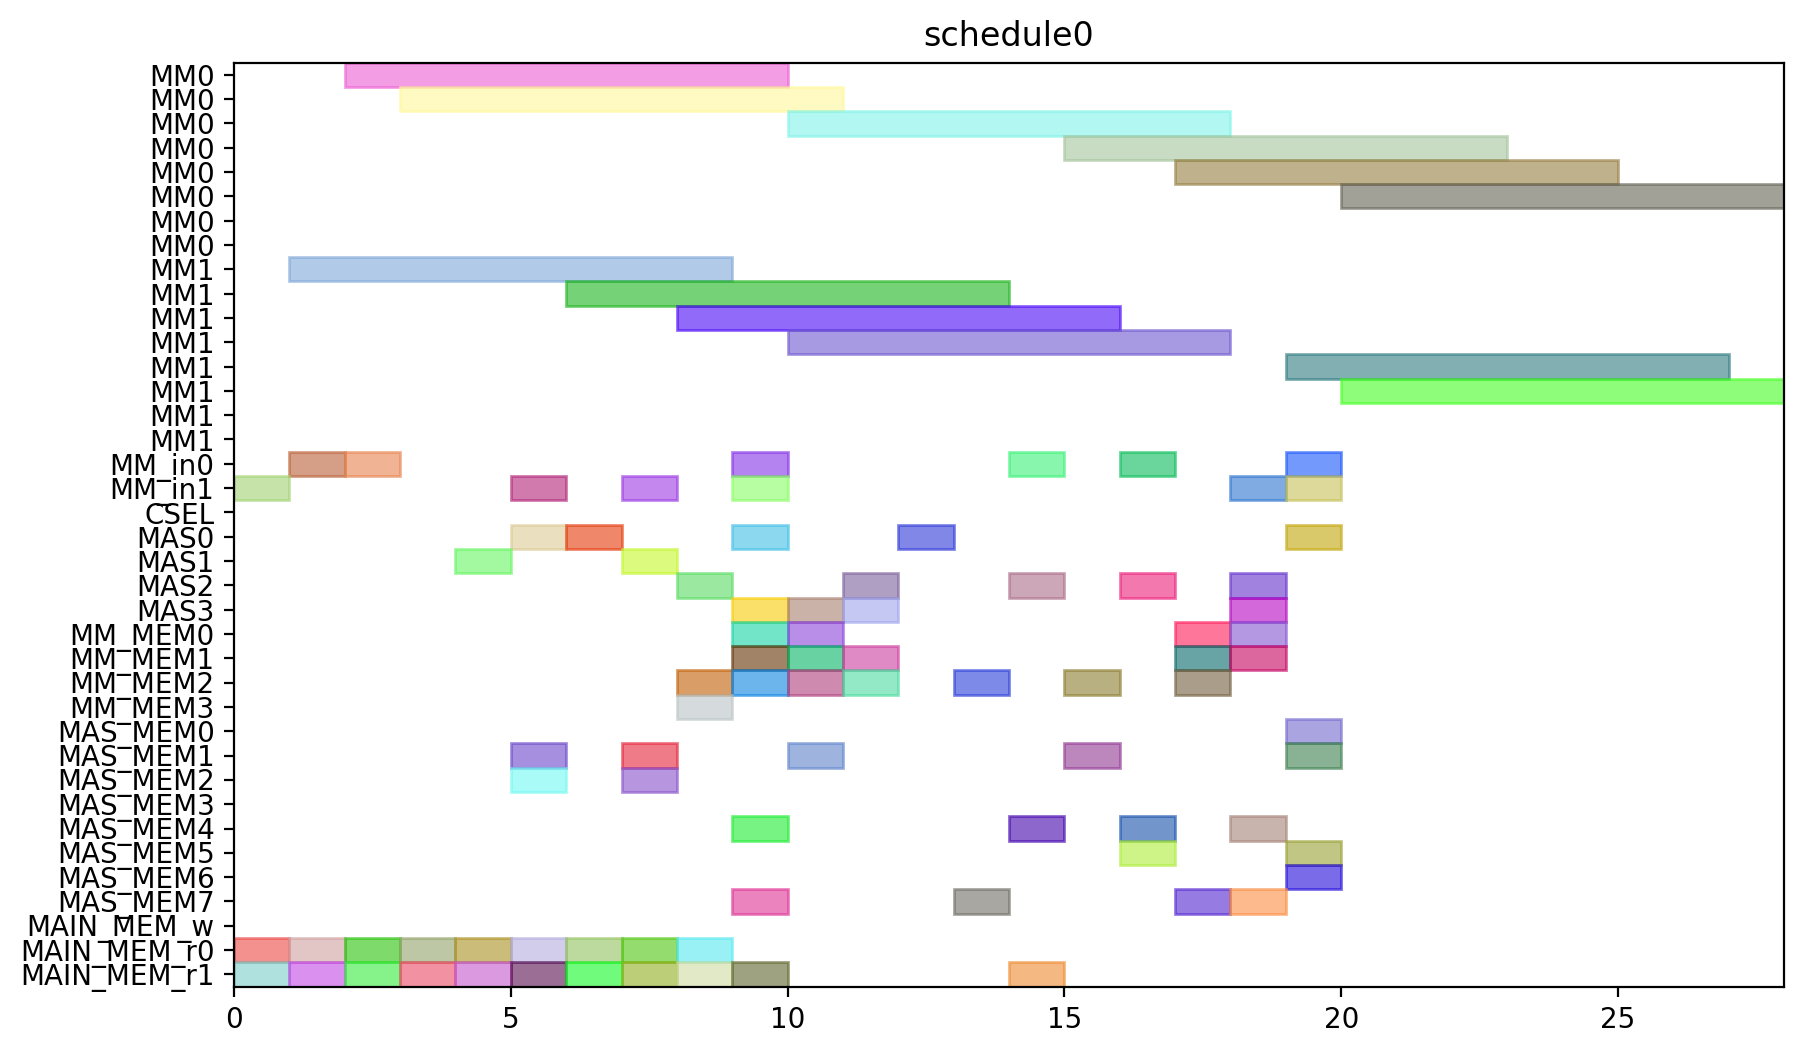

This chart was generated by the following Python code:
from pyschedule import Scenario, solvers, plotters, alt


def solve():
	horizon = 120
	S = Scenario("schedule0", horizon=horizon)

	# resource
	MM = S.Resources('MM', num=2, size=8)
	MM_in = S.Resources('MM_in', num=2)
	CSEL = S.Resource('CSEL')
	MAS = S.Resources('MAS', num=4, size=1, periods=range(1, horizon))
	MM_MEM = S.Resources('MM_MEM', num=4)
	MAS_MEM = S.Resources('MAS_MEM', num=8)
	MAIN_MEM_w = S.Resource('MAIN_MEM_w', size=1)
	MAIN_MEM_r = S.Resources('MAIN_MEM_r', num=2)

	# result of previous scheduling

	# new tasks
	t0 = S.Task('t0', length=8, delay_cost=1)
	t0 += alt(MM)
	t0_in = S.Task('t0_in', length=1, delay_cost=1)
	t0_in += alt(MM_in)
	S += t0_in*MM_in[0]<=t0*MM[0]
	S += t0_in*MM_in[1]<=t0*MM[1]
	t0_mem0 = S.Task('t0_mem0', length=1, delay_cost=1)
	t0_mem0 += MAIN_MEM_r[0]
	S += t0_mem0 <= t0

	t0_mem1 = S.Task('t0_mem1', length=1, delay_cost=1)
	t0_mem1 += MAIN_MEM_r[1]
	S += t0_mem1 <= t0

	t1 = S.Task('t1', length=8, delay_cost=1)
	t1 += alt(MM)
	t1_in = S.Task('t1_in', length=1, delay_cost=1)
	t1_in += alt(MM_in)
	S += t1_in*MM_in[0]<=t1*MM[0]
	S += t1_in*MM_in[1]<=t1*MM[1]
	t1_mem0 = S.Task('t1_mem0', length=1, delay_cost=1)
	t1_mem0 += MAIN_MEM_r[0]
	S += t1_mem0 <= t1

	t1_mem1 = S.Task('t1_mem1', length=1, delay_cost=1)
	t1_mem1 += MAIN_MEM_r[1]
	S += t1_mem1 <= t1

	t2 = S.Task('t2', length=8, delay_cost=1)
	t2 += alt(MM)
	t2_in = S.Task('t2_in', length=1, delay_cost=1)
	t2_in += alt(MM_in)
	S += t2_in*MM_in[0]<=t2*MM[0]
	S += t2_in*MM_in[1]<=t2*MM[1]
	t2_mem0 = S.Task('t2_mem0', length=1, delay_cost=1)
	t2_mem0 += MAIN_MEM_r[0]
	S += t2_mem0 <= t2

	t2_mem1 = S.Task('t2_mem1', length=1, delay_cost=1)
	t2_mem1 += MAIN_MEM_r[1]
	S += t2_mem1 <= t2

	t3 = S.Task('t3', length=1, delay_cost=1)
	t3 += alt(MAS)
	t3_mem0 = S.Task('t3_mem0', length=1, delay_cost=1)
	t3_mem0 += MAIN_MEM_r[0]
	S += t3_mem0 <= t3

	t3_mem1 = S.Task('t3_mem1', length=1, delay_cost=1)
	t3_mem1 += MAIN_MEM_r[1]
	S += t3_mem1 <= t3

	t4 = S.Task('t4', length=1, delay_cost=1)
	t4 += alt(MAS)
	t4_mem0 = S.Task('t4_mem0', length=1, delay_cost=1)
	t4_mem0 += MAIN_MEM_r[0]
	S += t4_mem0 <= t4

	t4_mem1 = S.Task('t4_mem1', length=1, delay_cost=1)
	t4_mem1 += MAIN_MEM_r[1]
	S += t4_mem1 <= t4

	t8 = S.Task('t8', length=1, delay_cost=1)
	t8 += alt(MAS)
	t8_mem0 = S.Task('t8_mem0', length=1, delay_cost=1)
	t8_mem0 += MAIN_MEM_r[0]
	S += t8_mem0 <= t8

	t8_mem1 = S.Task('t8_mem1', length=1, delay_cost=1)
	t8_mem1 += MAIN_MEM_r[1]
	S += t8_mem1 <= t8

	t9 = S.Task('t9', length=1, delay_cost=1)
	t9 += alt(MAS)
	t9_mem0 = S.Task('t9_mem0', length=1, delay_cost=1)
	t9_mem0 += MAIN_MEM_r[0]
	S += t9_mem0 <= t9

	t9_mem1 = S.Task('t9_mem1', length=1, delay_cost=1)
	t9_mem1 += MAIN_MEM_r[1]
	S += t9_mem1 <= t9

	t13 = S.Task('t13', length=1, delay_cost=1)
	t13 += alt(MAS)
	t13_mem0 = S.Task('t13_mem0', length=1, delay_cost=1)
	t13_mem0 += MAIN_MEM_r[0]
	S += t13_mem0 <= t13

	t13_mem1 = S.Task('t13_mem1', length=1, delay_cost=1)
	t13_mem1 += MAIN_MEM_r[1]
	S += t13_mem1 <= t13

	t14 = S.Task('t14', length=1, delay_cost=1)
	t14 += alt(MAS)
	t14_mem0 = S.Task('t14_mem0', length=1, delay_cost=1)
	t14_mem0 += MAIN_MEM_r[0]
	S += t14_mem0 <= t14

	t14_mem1 = S.Task('t14_mem1', length=1, delay_cost=1)
	t14_mem1 += MAIN_MEM_r[1]
	S += t14_mem1 <= t14

	t5 = S.Task('t5', length=8, delay_cost=1)
	t5 += alt(MM)
	t5_in = S.Task('t5_in', length=1, delay_cost=1)
	t5_in += alt(MM_in)
	S += t5_in*MM_in[0]<=t5*MM[0]
	S += t5_in*MM_in[1]<=t5*MM[1]
	t5_mem0 = S.Task('t5_mem0', length=1, delay_cost=1)
	t5_mem0 += alt(MAS_MEM)
	S += (t3*MAS[0])-1 < t5_mem0*MAS_MEM[0]
	S += (t3*MAS[1])-1 < t5_mem0*MAS_MEM[2]
	S += (t3*MAS[2])-1 < t5_mem0*MAS_MEM[4]
	S += (t3*MAS[3])-1 < t5_mem0*MAS_MEM[6]
	S += t5_mem0 <= t5

	t5_mem1 = S.Task('t5_mem1', length=1, delay_cost=1)
	t5_mem1 += alt(MAS_MEM)
	S += (t4*MAS[0])-1 < t5_mem1*MAS_MEM[1]
	S += (t4*MAS[1])-1 < t5_mem1*MAS_MEM[3]
	S += (t4*MAS[2])-1 < t5_mem1*MAS_MEM[5]
	S += (t4*MAS[3])-1 < t5_mem1*MAS_MEM[7]
	S += t5_mem1 <= t5

	t6 = S.Task('t6', length=1, delay_cost=1)
	t6 += alt(MAS)
	t6_mem0 = S.Task('t6_mem0', length=1, delay_cost=1)
	t6_mem0 += alt(MM_MEM)
	S += (t0*MM[0])-1 < t6_mem0*MM_MEM[0]
	S += (t0*MM[1])-1 < t6_mem0*MM_MEM[2]
	S += t6_mem0 <= t6

	t6_mem1 = S.Task('t6_mem1', length=1, delay_cost=1)
	t6_mem1 += alt(MM_MEM)
	S += (t1*MM[0])-1 < t6_mem1*MM_MEM[1]
	S += (t1*MM[1])-1 < t6_mem1*MM_MEM[3]
	S += t6_mem1 <= t6

	t10 = S.Task('t10', length=8, delay_cost=1)
	t10 += alt(MM)
	t10_in = S.Task('t10_in', length=1, delay_cost=1)
	t10_in += alt(MM_in)
	S += t10_in*MM_in[0]<=t10*MM[0]
	S += t10_in*MM_in[1]<=t10*MM[1]
	t10_mem0 = S.Task('t10_mem0', length=1, delay_cost=1)
	t10_mem0 += alt(MAS_MEM)
	S += (t8*MAS[0])-1 < t10_mem0*MAS_MEM[0]
	S += (t8*MAS[1])-1 < t10_mem0*MAS_MEM[2]
	S += (t8*MAS[2])-1 < t10_mem0*MAS_MEM[4]
	S += (t8*MAS[3])-1 < t10_mem0*MAS_MEM[6]
	S += t10_mem0 <= t10

	t10_mem1 = S.Task('t10_mem1', length=1, delay_cost=1)
	t10_mem1 += alt(MAS_MEM)
	S += (t9*MAS[0])-1 < t10_mem1*MAS_MEM[1]
	S += (t9*MAS[1])-1 < t10_mem1*MAS_MEM[3]
	S += (t9*MAS[2])-1 < t10_mem1*MAS_MEM[5]
	S += (t9*MAS[3])-1 < t10_mem1*MAS_MEM[7]
	S += t10_mem1 <= t10

	t11 = S.Task('t11', length=1, delay_cost=1)
	t11 += alt(MAS)
	t11_mem0 = S.Task('t11_mem0', length=1, delay_cost=1)
	t11_mem0 += alt(MM_MEM)
	S += (t1*MM[0])-1 < t11_mem0*MM_MEM[0]
	S += (t1*MM[1])-1 < t11_mem0*MM_MEM[2]
	S += t11_mem0 <= t11

	t11_mem1 = S.Task('t11_mem1', length=1, delay_cost=1)
	t11_mem1 += alt(MM_MEM)
	S += (t2*MM[0])-1 < t11_mem1*MM_MEM[1]
	S += (t2*MM[1])-1 < t11_mem1*MM_MEM[3]
	S += t11_mem1 <= t11

	t15 = S.Task('t15', length=8, delay_cost=1)
	t15 += alt(MM)
	t15_in = S.Task('t15_in', length=1, delay_cost=1)
	t15_in += alt(MM_in)
	S += t15_in*MM_in[0]<=t15*MM[0]
	S += t15_in*MM_in[1]<=t15*MM[1]
	t15_mem0 = S.Task('t15_mem0', length=1, delay_cost=1)
	t15_mem0 += alt(MAS_MEM)
	S += (t13*MAS[0])-1 < t15_mem0*MAS_MEM[0]
	S += (t13*MAS[1])-1 < t15_mem0*MAS_MEM[2]
	S += (t13*MAS[2])-1 < t15_mem0*MAS_MEM[4]
	S += (t13*MAS[3])-1 < t15_mem0*MAS_MEM[6]
	S += t15_mem0 <= t15

	t15_mem1 = S.Task('t15_mem1', length=1, delay_cost=1)
	t15_mem1 += alt(MAS_MEM)
	S += (t14*MAS[0])-1 < t15_mem1*MAS_MEM[1]
	S += (t14*MAS[1])-1 < t15_mem1*MAS_MEM[3]
	S += (t14*MAS[2])-1 < t15_mem1*MAS_MEM[5]
	S += (t14*MAS[3])-1 < t15_mem1*MAS_MEM[7]
	S += t15_mem1 <= t15

	t16 = S.Task('t16', length=1, delay_cost=1)
	t16 += alt(MAS)
	t16_mem0 = S.Task('t16_mem0', length=1, delay_cost=1)
	t16_mem0 += alt(MM_MEM)
	S += (t0*MM[0])-1 < t16_mem0*MM_MEM[0]
	S += (t0*MM[1])-1 < t16_mem0*MM_MEM[2]
	S += t16_mem0 <= t16

	t16_mem1 = S.Task('t16_mem1', length=1, delay_cost=1)
	t16_mem1 += alt(MM_MEM)
	S += (t2*MM[0])-1 < t16_mem1*MM_MEM[1]
	S += (t2*MM[1])-1 < t16_mem1*MM_MEM[3]
	S += t16_mem1 <= t16

	t18 = S.Task('t18', length=1, delay_cost=1)
	t18 += alt(MAS)
	t18_mem0 = S.Task('t18_mem0', length=1, delay_cost=1)
	t18_mem0 += alt(MM_MEM)
	S += (t0*MM[0])-1 < t18_mem0*MM_MEM[0]
	S += (t0*MM[1])-1 < t18_mem0*MM_MEM[2]
	S += t18_mem0 <= t18

	t18_mem1 = S.Task('t18_mem1', length=1, delay_cost=1)
	t18_mem1 += alt(MM_MEM)
	S += (t0*MM[0])-1 < t18_mem1*MM_MEM[1]
	S += (t0*MM[1])-1 < t18_mem1*MM_MEM[3]
	S += t18_mem1 <= t18

	t20 = S.Task('t20', length=8, delay_cost=1)
	t20 += alt(MM)
	t20_in = S.Task('t20_in', length=1, delay_cost=1)
	t20_in += alt(MM_in)
	S += t20_in*MM_in[0]<=t20*MM[0]
	S += t20_in*MM_in[1]<=t20*MM[1]
	t20_mem0 = S.Task('t20_mem0', length=1, delay_cost=1)
	t20_mem0 += alt(MM_MEM)
	S += (t2*MM[0])-1 < t20_mem0*MM_MEM[0]
	S += (t2*MM[1])-1 < t20_mem0*MM_MEM[2]
	S += t20_mem0 <= t20

	t20_mem1 = S.Task('t20_mem1', length=1, delay_cost=1)
	t20_mem1 += MAIN_MEM_r[1]
	S += t20_mem1 <= t20

	t7 = S.Task('t7', length=1, delay_cost=1)
	t7 += alt(MAS)
	t7_mem0 = S.Task('t7_mem0', length=1, delay_cost=1)
	t7_mem0 += alt(MM_MEM)
	S += (t5*MM[0])-1 < t7_mem0*MM_MEM[0]
	S += (t5*MM[1])-1 < t7_mem0*MM_MEM[2]
	S += t7_mem0 <= t7

	t7_mem1 = S.Task('t7_mem1', length=1, delay_cost=1)
	t7_mem1 += alt(MAS_MEM)
	S += (t6*MAS[0])-1 < t7_mem1*MAS_MEM[1]
	S += (t6*MAS[1])-1 < t7_mem1*MAS_MEM[3]
	S += (t6*MAS[2])-1 < t7_mem1*MAS_MEM[5]
	S += (t6*MAS[3])-1 < t7_mem1*MAS_MEM[7]
	S += t7_mem1 <= t7

	t12 = S.Task('t12', length=1, delay_cost=1)
	t12 += alt(MAS)
	t12_mem0 = S.Task('t12_mem0', length=1, delay_cost=1)
	t12_mem0 += alt(MM_MEM)
	S += (t10*MM[0])-1 < t12_mem0*MM_MEM[0]
	S += (t10*MM[1])-1 < t12_mem0*MM_MEM[2]
	S += t12_mem0 <= t12

	t12_mem1 = S.Task('t12_mem1', length=1, delay_cost=1)
	t12_mem1 += alt(MAS_MEM)
	S += (t11*MAS[0])-1 < t12_mem1*MAS_MEM[1]
	S += (t11*MAS[1])-1 < t12_mem1*MAS_MEM[3]
	S += (t11*MAS[2])-1 < t12_mem1*MAS_MEM[5]
	S += (t11*MAS[3])-1 < t12_mem1*MAS_MEM[7]
	S += t12_mem1 <= t12

	t17 = S.Task('t17', length=1, delay_cost=1)
	t17 += alt(MAS)
	t17_mem0 = S.Task('t17_mem0', length=1, delay_cost=1)
	t17_mem0 += alt(MM_MEM)
	S += (t15*MM[0])-1 < t17_mem0*MM_MEM[0]
	S += (t15*MM[1])-1 < t17_mem0*MM_MEM[2]
	S += t17_mem0 <= t17

	t17_mem1 = S.Task('t17_mem1', length=1, delay_cost=1)
	t17_mem1 += alt(MAS_MEM)
	S += (t16*MAS[0])-1 < t17_mem1*MAS_MEM[1]
	S += (t16*MAS[1])-1 < t17_mem1*MAS_MEM[3]
	S += (t16*MAS[2])-1 < t17_mem1*MAS_MEM[5]
	S += (t16*MAS[3])-1 < t17_mem1*MAS_MEM[7]
	S += t17_mem1 <= t17

	t19 = S.Task('t19', length=1, delay_cost=1)
	t19 += alt(MAS)
	t19_mem0 = S.Task('t19_mem0', length=1, delay_cost=1)
	t19_mem0 += alt(MM_MEM)
	S += (t0*MM[0])-1 < t19_mem0*MM_MEM[0]
	S += (t0*MM[1])-1 < t19_mem0*MM_MEM[2]
	S += t19_mem0 <= t19

	t19_mem1 = S.Task('t19_mem1', length=1, delay_cost=1)
	t19_mem1 += alt(MAS_MEM)
	S += (t18*MAS[0])-1 < t19_mem1*MAS_MEM[1]
	S += (t18*MAS[1])-1 < t19_mem1*MAS_MEM[3]
	S += (t18*MAS[2])-1 < t19_mem1*MAS_MEM[5]
	S += (t18*MAS[3])-1 < t19_mem1*MAS_MEM[7]
	S += t19_mem1 <= t19

	t21 = S.Task('t21', length=1, delay_cost=1)
	t21 += alt(MAS)
	t21_mem0 = S.Task('t21_mem0', length=1, delay_cost=1)
	t21_mem0 += alt(MM_MEM)
	S += (t1*MM[0])-1 < t21_mem0*MM_MEM[0]
	S += (t1*MM[1])-1 < t21_mem0*MM_MEM[2]
	S += t21_mem0 <= t21

	t21_mem1 = S.Task('t21_mem1', length=1, delay_cost=1)
	t21_mem1 += alt(MM_MEM)
	S += (t20*MM[0])-1 < t21_mem1*MM_MEM[1]
	S += (t20*MM[1])-1 < t21_mem1*MM_MEM[3]
	S += t21_mem1 <= t21

	t22 = S.Task('t22', length=1, delay_cost=1)
	t22 += alt(MAS)
	t22_mem0 = S.Task('t22_mem0', length=1, delay_cost=1)
	t22_mem0 += alt(MM_MEM)
	S += (t1*MM[0])-1 < t22_mem0*MM_MEM[0]
	S += (t1*MM[1])-1 < t22_mem0*MM_MEM[2]
	S += t22_mem0 <= t22

	t22_mem1 = S.Task('t22_mem1', length=1, delay_cost=1)
	t22_mem1 += alt(MM_MEM)
	S += (t20*MM[0])-1 < t22_mem1*MM_MEM[1]
	S += (t20*MM[1])-1 < t22_mem1*MM_MEM[3]
	S += t22_mem1 <= t22

	t23 = S.Task('t23', length=8, delay_cost=1)
	t23 += alt(MM)
	t23_in = S.Task('t23_in', length=1, delay_cost=1)
	t23_in += alt(MM_in)
	S += t23_in*MM_in[0]<=t23*MM[0]
	S += t23_in*MM_in[1]<=t23*MM[1]
	t23_mem0 = S.Task('t23_mem0', length=1, delay_cost=1)
	t23_mem0 += alt(MAS_MEM)
	S += (t17*MAS[0])-1 < t23_mem0*MAS_MEM[0]
	S += (t17*MAS[1])-1 < t23_mem0*MAS_MEM[2]
	S += (t17*MAS[2])-1 < t23_mem0*MAS_MEM[4]
	S += (t17*MAS[3])-1 < t23_mem0*MAS_MEM[6]
	S += t23_mem0 <= t23

	t23_mem1 = S.Task('t23_mem1', length=1, delay_cost=1)
	t23_mem1 += MAIN_MEM_r[1]
	S += t23_mem1 <= t23

	t25 = S.Task('t25', length=8, delay_cost=1)
	t25 += alt(MM)
	t25_in = S.Task('t25_in', length=1, delay_cost=1)
	t25_in += alt(MM_in)
	S += t25_in*MM_in[0]<=t25*MM[0]
	S += t25_in*MM_in[1]<=t25*MM[1]
	t25_mem0 = S.Task('t25_mem0', length=1, delay_cost=1)
	t25_mem0 += alt(MAS_MEM)
	S += (t7*MAS[0])-1 < t25_mem0*MAS_MEM[0]
	S += (t7*MAS[1])-1 < t25_mem0*MAS_MEM[2]
	S += (t7*MAS[2])-1 < t25_mem0*MAS_MEM[4]
	S += (t7*MAS[3])-1 < t25_mem0*MAS_MEM[6]
	S += t25_mem0 <= t25

	t25_mem1 = S.Task('t25_mem1', length=1, delay_cost=1)
	t25_mem1 += alt(MAS_MEM)
	S += (t22*MAS[0])-1 < t25_mem1*MAS_MEM[1]
	S += (t22*MAS[1])-1 < t25_mem1*MAS_MEM[3]
	S += (t22*MAS[2])-1 < t25_mem1*MAS_MEM[5]
	S += (t22*MAS[3])-1 < t25_mem1*MAS_MEM[7]
	S += t25_mem1 <= t25

	t27 = S.Task('t27', length=8, delay_cost=1)
	t27 += alt(MM)
	t27_in = S.Task('t27_in', length=1, delay_cost=1)
	t27_in += alt(MM_in)
	S += t27_in*MM_in[0]<=t27*MM[0]
	S += t27_in*MM_in[1]<=t27*MM[1]
	t27_mem0 = S.Task('t27_mem0', length=1, delay_cost=1)
	t27_mem0 += alt(MAS_MEM)
	S += (t22*MAS[0])-1 < t27_mem0*MAS_MEM[0]
	S += (t22*MAS[1])-1 < t27_mem0*MAS_MEM[2]
	S += (t22*MAS[2])-1 < t27_mem0*MAS_MEM[4]
	S += (t22*MAS[3])-1 < t27_mem0*MAS_MEM[6]
	S += t27_mem0 <= t27

	t27_mem1 = S.Task('t27_mem1', length=1, delay_cost=1)
	t27_mem1 += alt(MAS_MEM)
	S += (t21*MAS[0])-1 < t27_mem1*MAS_MEM[1]
	S += (t21*MAS[1])-1 < t27_mem1*MAS_MEM[3]
	S += (t21*MAS[2])-1 < t27_mem1*MAS_MEM[5]
	S += (t21*MAS[3])-1 < t27_mem1*MAS_MEM[7]
	S += t27_mem1 <= t27

	t28 = S.Task('t28', length=8, delay_cost=1)
	t28 += alt(MM)
	t28_in = S.Task('t28_in', length=1, delay_cost=1)
	t28_in += alt(MM_in)
	S += t28_in*MM_in[0]<=t28*MM[0]
	S += t28_in*MM_in[1]<=t28*MM[1]
	t28_mem0 = S.Task('t28_mem0', length=1, delay_cost=1)
	t28_mem0 += alt(MAS_MEM)
	S += (t19*MAS[0])-1 < t28_mem0*MAS_MEM[0]
	S += (t19*MAS[1])-1 < t28_mem0*MAS_MEM[2]
	S += (t19*MAS[2])-1 < t28_mem0*MAS_MEM[4]
	S += (t19*MAS[3])-1 < t28_mem0*MAS_MEM[6]
	S += t28_mem0 <= t28

	t28_mem1 = S.Task('t28_mem1', length=1, delay_cost=1)
	t28_mem1 += alt(MAS_MEM)
	S += (t7*MAS[0])-1 < t28_mem1*MAS_MEM[1]
	S += (t7*MAS[1])-1 < t28_mem1*MAS_MEM[3]
	S += (t7*MAS[2])-1 < t28_mem1*MAS_MEM[5]
	S += (t7*MAS[3])-1 < t28_mem1*MAS_MEM[7]
	S += t28_mem1 <= t28

	t29 = S.Task('t29', length=8, delay_cost=1)
	t29 += alt(MM)
	t29_in = S.Task('t29_in', length=1, delay_cost=1)
	t29_in += alt(MM_in)
	S += t29_in*MM_in[0]<=t29*MM[0]
	S += t29_in*MM_in[1]<=t29*MM[1]
	t29_mem0 = S.Task('t29_mem0', length=1, delay_cost=1)
	t29_mem0 += alt(MAS_MEM)
	S += (t21*MAS[0])-1 < t29_mem0*MAS_MEM[0]
	S += (t21*MAS[1])-1 < t29_mem0*MAS_MEM[2]
	S += (t21*MAS[2])-1 < t29_mem0*MAS_MEM[4]
	S += (t21*MAS[3])-1 < t29_mem0*MAS_MEM[6]
	S += t29_mem0 <= t29

	t29_mem1 = S.Task('t29_mem1', length=1, delay_cost=1)
	t29_mem1 += alt(MAS_MEM)
	S += (t12*MAS[0])-1 < t29_mem1*MAS_MEM[1]
	S += (t12*MAS[1])-1 < t29_mem1*MAS_MEM[3]
	S += (t12*MAS[2])-1 < t29_mem1*MAS_MEM[5]
	S += (t12*MAS[3])-1 < t29_mem1*MAS_MEM[7]
	S += t29_mem1 <= t29

	solvers.mip.solve(S,msg=1,kind='CPLEX',ratio_gap=1.01)

	solution = [['hoge']*len(S.solution()[1]) for i in range(len(S.solution()))]
	for i in range(len(S.solution())):
		for j in range(len(S.solution()[i])):
			solution[i][j]=str(S.solution()[i][j])
	print(solution)

	cycles = int(solution[-1][3])

	pic_file_name = "/home/mfukuda/ABE/multiRAM_multiMAS_16mux/scheduling_result/stage8MM2_stage1MAS4/EP_ADD_A_0/schedule0.png"
	if(S.solution() != []):
		plotters.matplotlib.plot(S,img_filename=pic_file_name, show_task_labels=False, fig_size=(cycles*0.25+3, 6))

	return solution
